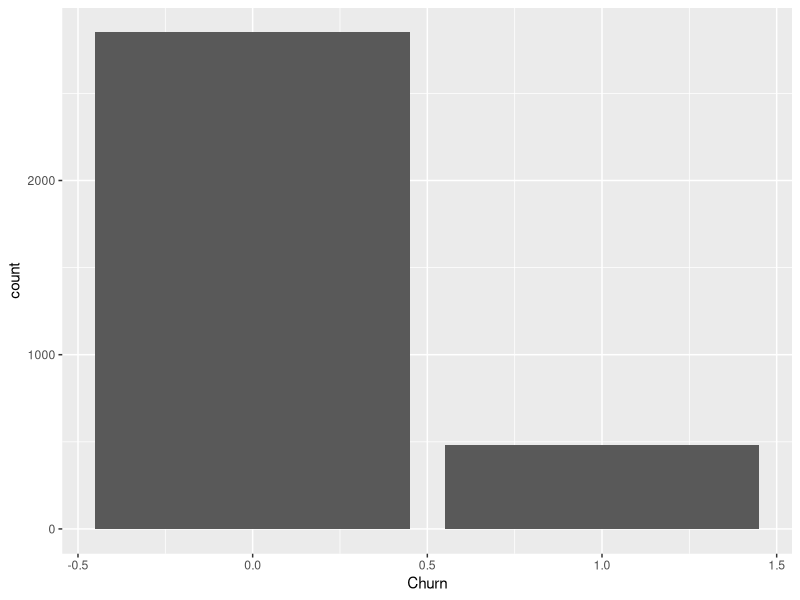
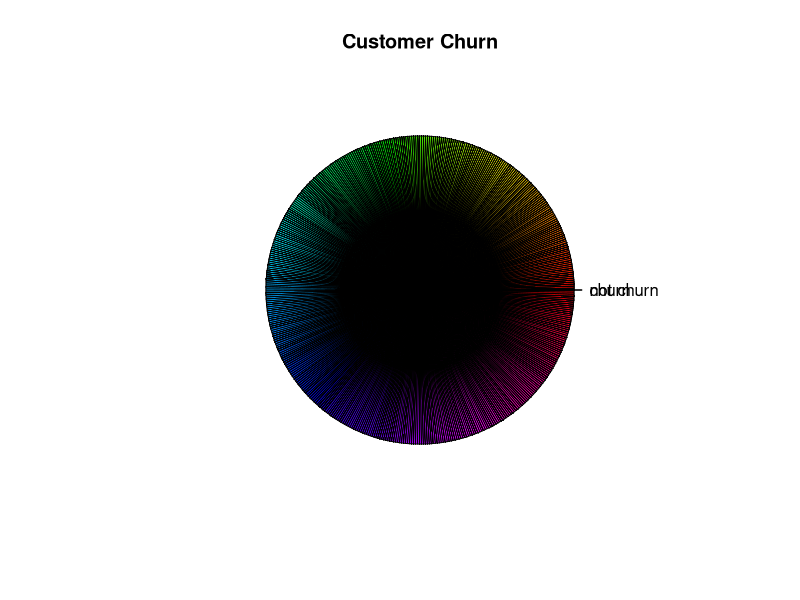
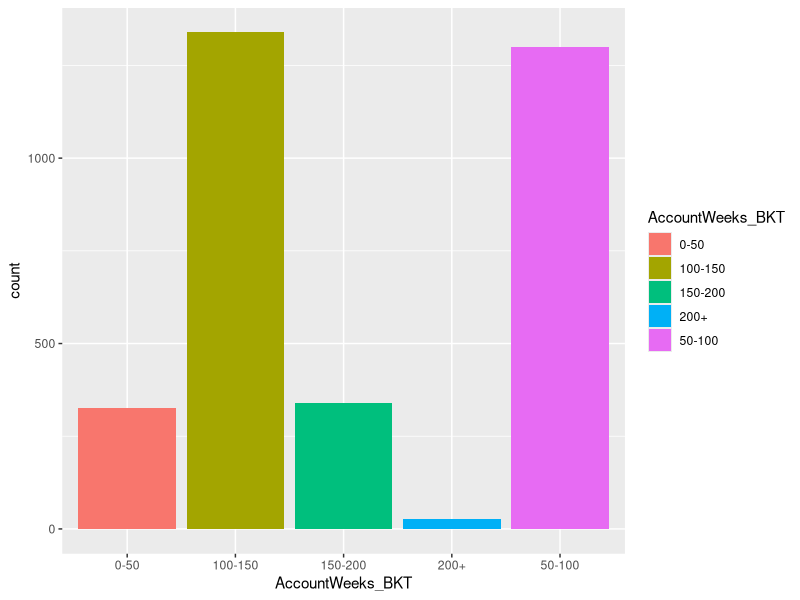
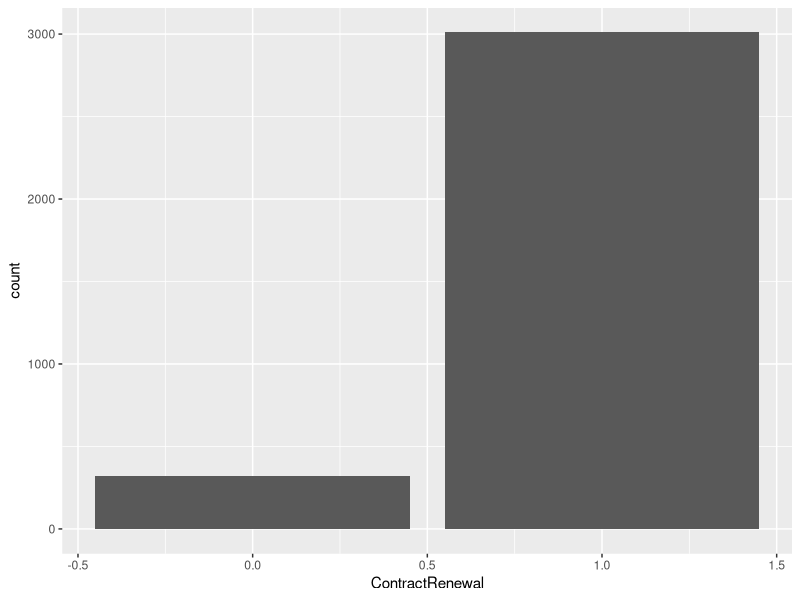
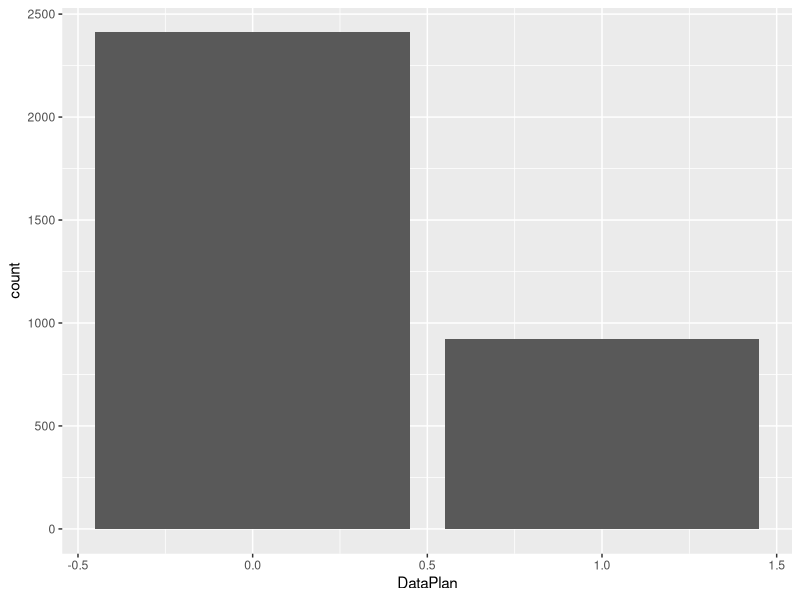
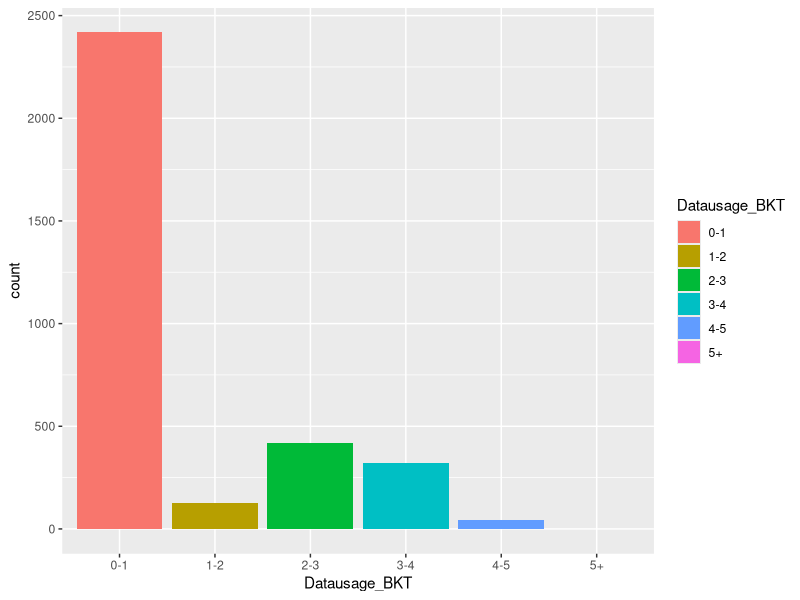
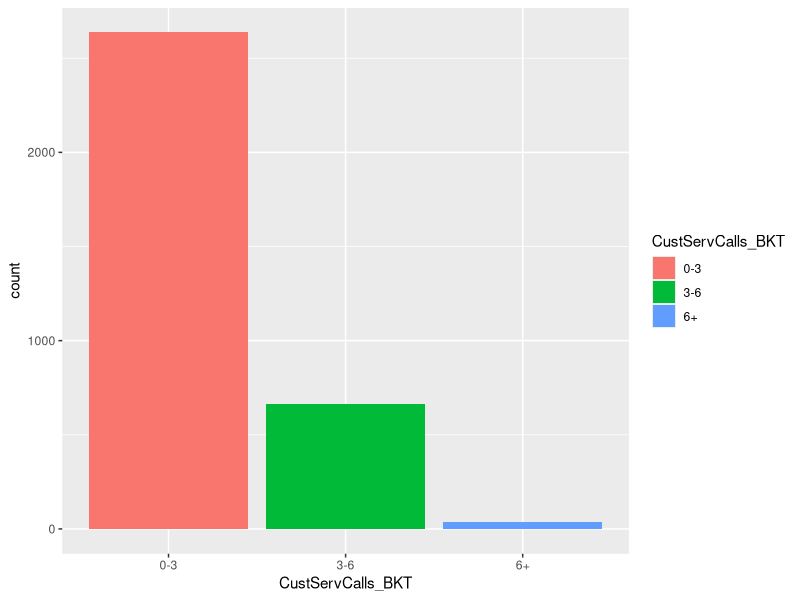
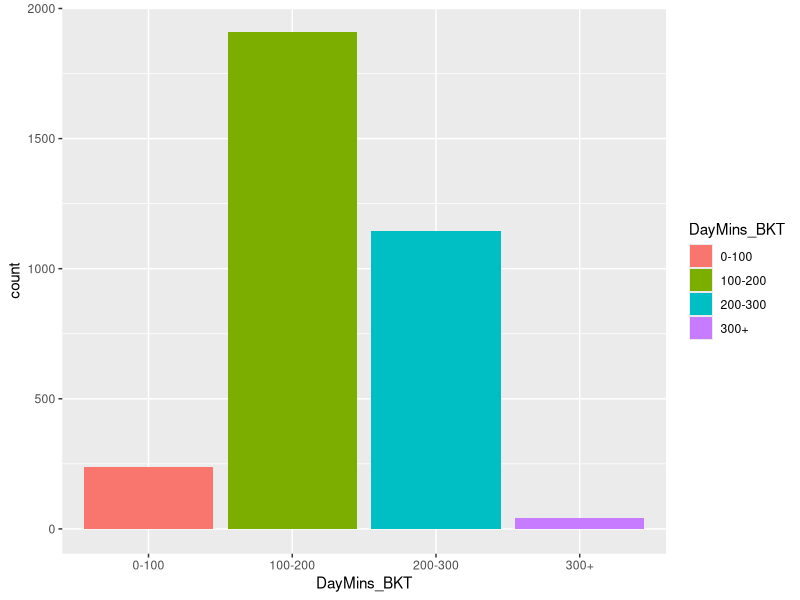

R code for these plots, in order:
## ---- chunk 1
knitr::opts_chunk$set(echo = TRUE)
## ---- chunk 2

#Set working directory

setwd("C:\\BACP\\Module 5 - Predictive Modelling\\customer Churn")
getwd()

#libraries ######
library(knitr)
library(rmarkdown)
library(ggplot2)
library(dplyr)
library("car")
library("caret")
library(ROCR)
#install.packages("pROC")
library("pROC")
  

#read data from excel
CustChurn = read.csv("Cellphone.csv",2)
attach(CustChurn)

##Exploratory data analysis 


#Names of the columns
names(CustChurn)
#total number of rows and columns
dim(CustChurn)
#class of each feature 
str(CustChurn)
#top 6 rows 
head(CustChurn)
#missing value
colSums(is.na(CustChurn))

#univariate analysis 

#Churn
unique(Churn)



lables=c("not churn", "churn")
table(Churn)
summary(Churn)


CustChurn %>% ggplot(aes(x=Churn))+
  geom_bar(aes(fill=Churn))

pie(as.numeric(Churn),lables,col = rainbow(length(Churn)),main="Customer Churn" )

#Accounts active timeperiod

summary(AccountWeeks)
AccountWeeks_BKT = ifelse(AccountWeeks < 50, "0-50",
                          ifelse(AccountWeeks < 100 , "50-100",
                                 ifelse(AccountWeeks < 150, "100-150",
                                        ifelse(AccountWeeks<200,"150-200","200+"
                                               ))))
summary(AccountWeeks_BKT)

CustChurn %>% ggplot(aes(x=AccountWeeks_BKT))+
  geom_bar(aes(fill=AccountWeeks_BKT)) 

#Contracts renewal
summary(ContractRenewal)
unique(ContractRenewal)
table(ContractRenewal)

#converting to factor variable  as contractrenewal has 2 values
#CustChurn$ContractRenewal   =   as.factor(ContractRenewal)


CustChurn %>% ggplot(aes(x=ContractRenewal))+
  geom_bar(aes(fill=ContractRenewal)) 

##Data plan

unique(DataPlan)
table(DataPlan)

#converting to factor variable  as contractrenewal has 2 values
#CustChurn$DataPlan   =   as.factor(DataPlan)

CustChurn %>% ggplot(aes(x=DataPlan))+
  geom_bar(aes(fill=DataPlan)) 

##Data usage
summary(DataUsage)
unique(DataUsage)

Datausage_BKT = ifelse(DataUsage < 1, "0-1",
                          ifelse(DataUsage < 2 , "1-2",
                                 ifelse(DataUsage <3, "2-3",
                                        ifelse(DataUsage  < 4,"3-4",
                                              ifelse(DataUsage  < 5,"4-5",       
                                               "5+"
                                               )))))

CustChurn %>% ggplot(aes(x=Datausage_BKT))+
  geom_bar(aes(fill=Datausage_BKT)) 


##Cust service calls 
summary(CustServCalls)
unique(CustServCalls)
table(CustServCalls)

#CustChurn$CustServCalls   =   as.factor(CustServCalls)

CustServCalls_BKT = ifelse( CustServCalls  < 3, "0-3",
                          ifelse(CustServCalls < 6 , "3-6",
                                    "6+"
                                ))

CustChurn %>% ggplot(aes(x=CustServCalls_BKT))+
  geom_bar(aes(fill=CustServCalls_BKT)) 


##Average mins per day calls
summary(DayMins)
unique(DayMins)

DayMins_BKT = ifelse(DayMins < 100, "0-100",
                          ifelse(DayMins < 200 , "100-200",
                                 ifelse(DayMins <300, "200-300",
                                        "300+"
                                               )))

CustChurn %>% ggplot(aes(x=DayMins_BKT))+
  geom_bar(aes(fill=DayMins_BKT)) 

## number of calls in a day 

summary(DayCalls)
unique(DayCalls)

Daycalls_BKT = ifelse(DayCalls < 50, "0-50",
                          ifelse(DayCalls < 100 , "50-100",
                                 ifelse(DayCalls <150, "100-150",
                                        "150+"
                                               )))


CustChurn %>% ggplot(aes(x=Daycalls_BKT))+
  geom_bar(aes(fill=Daycalls_BKT)) 

## monthly bill
summary(MonthlyCharge)

MonthlyCharge_BKT = ifelse(MonthlyCharge < 50, "0-50",
                          ifelse(MonthlyCharge < 100 , "50-100",
                                 "100+"
                                               ))
CustChurn %>% ggplot(aes(x=MonthlyCharge_BKT))+
  geom_bar(aes(fill=MonthlyCharge_BKT)) 

## overage charges

summary(OverageFee)

OverageFee_BKT = ifelse(OverageFee < 6, "0-6",
                          ifelse(OverageFee < 12 , "6-12",
                                 ifelse(OverageFee < 18 , "12-18",
                                 "18+"
                                    )))
                        
CustChurn %>% ggplot(aes(x=OverageFee_BKT))+
  geom_bar(aes(fill=OverageFee_BKT)) 

ggplot(CustChurn, aes(x=OverageFee)) +
  geom_histogram(binwidth = 5, colour='red' )

## Roaming mins 


summary(RoamMins)




RoamMins_BKT = ifelse(RoamMins < 5,"0-5",
                          ifelse(RoamMins < 10 , "5-10",
                                 ifelse(RoamMins < 15 , "10-15",
                                 "15+"
                                    )))
                        
CustChurn %>% ggplot(aes(x=RoamMins_BKT))+
  geom_bar(aes(fill=RoamMins_BKT)) 

#ggplot(CustChurn, aes(x=RoamMins)) +
 # geom_histogram(binwidth = 4, colour='red' )


### Bi-variate analysis 

##Churn and Accounts week
#ggplot(CustChurn,aes(x=AccountWeeks, fill=Churn))  + geom_bar() +
 # labs(title = "Churn vs ActiveAcconts")

ggplot(CustChurn,aes(x=AccountWeeks, fill=factor(Churn),colour=AccountWeeks))  + geom_bar() +labs(title = "Churn vs Accounts Active weeks ")

#plot(Churn~AccountWeeks)

## Churn and COntract renewal

ggplot(CustChurn,aes(x=ContractRenewal, fill=factor(Churn),colour=ContractRenewal))  + geom_bar() +labs(title = "Churn vs Contract Renewal")

 #  (Churn~ContractRenewal)
## Churn and data plan

ggplot(CustChurn,aes(x=as.factor(DataPlan)  , fill=factor(Churn),colour=DataPlan))  + geom_bar() +labs(title = "Churn vs Data plan")

CustChurn %>%
  group_by(DataPlan,Churn) %>% tally()

## Churn and data usage

plot(Churn ~ DataUsage,CustChurn)

ggplot(CustChurn,aes(x=DataUsage  , fill=factor(Churn),colour=DataUsage))  + geom_bar() +labs(title = "Churn vs Data usage")

#CustChurn %>%
 # group_by(Churn,DataUsage) %>% tally()


## Churn and cust service calls 

ggplot(CustChurn,aes(x=CustServCalls  , fill=factor(Churn),colur=CustServCalls))  + geom_bar() +labs(title = "Churn vs Customer Servc calls")

CustChurn %>%
  group_by(CustServCalls,Churn) %>% tally()
  
## Churn and dat time minutes calls 

ggplot(CustChurn,aes(x=DayMins  , fill=factor(Churn),colour=DayMins))  + geom_bar() +
labs(title = "Churn vs Day time minutes call")

#plot(Churn~DayMins,CustChurn)

#CustChurn %>%
#  group_by(DayMins,Churn) %>% tally()
## Churn and day calls 

ggplot(CustChurn,aes(x=DayCalls  , fill=factor(Churn),colour=DayCalls))  + geom_bar() +labs(title = "Churn vs Day calls")

plot(Churn~DayCalls,CustChurn)

## Churn and monthcharge 

ggplot(CustChurn,aes(x=MonthlyCharge, fill=factor(Churn),colour=MonthlyCharge))  + geom_bar() +labs(title = "Churn vs Overage fees")


#plot(Churn~MonthlyCharge,CustChurn)


## Churn and overage fees 

ggplot(CustChurn,aes(x=OverageFee  , fill=factor(Churn),colour=OverageFee))  + geom_bar() +labs(title = "Churn vs Overage fees")


#plot(Churn~OverageFee,CustChurn)


## Churn and roaming mins

ggplot(CustChurn,aes(x=RoamMins  , fill=factor(Churn),colour=RoamMins))  + geom_bar() +  labs(title = "Churn vs Roaming mins")

## plot for Overage fees and Month charge and Churm

qplot(AccountWeeks,MonthlyCharge,colour=Churn ,data=CustChurn)


#plot(Churn~RoamMins,CustChurn)

## Dividind the data into test and training data set 

set.seed(123)

  ind = sample(2,nrow(CustChurn),replace = TRUE,prob = c(.7,.3))
  dev_sample = CustChurn[ind==1,] 
  test_sample = CustChurn[ind==2,]
  table(CustChurn$Churn )
  table(dev_sample$Churn)
  table(test_sample$Churn)
  
  # Run the logistic model 
  
  
  
  model1 = glm(formula = Churn ~   AccountWeeks + ContractRenewal + DataPlan + DataUsage + CustServCalls + DayMins+DayCalls + MonthlyCharge + OverageFee + RoamMins,family = "binomial" ,data=dev_sample )

  summary(model1)
  vif(model1)
  
  
  #Predict the test sample 
  
  
  pred1 = predict(model1,newdata = test_sample, type = "response")
  
  Churn_pred_num = ifelse(pred1 >.5,1,0)
  churn_pred = factor(Churn_pred_num,levels = c(0,1))   
  churn_act = test_sample$Churn
  
  
   confusionMatrix(churn_pred,as.factor(churn_act))
  #CF$table[1,2]
  
  mean(churn_pred == churn_act)  ##accuracy of 86%%
  
  
  #check  for ROC
  pr = prediction(pred1,test_sample$Churn)
  perf = performance(pr,measure = "tpr",x.measure = "fpr")
  plot(perf) 
  auc(test_sample$Churn,pred1)
  
  
  
  
  #pred2 = predict(model1,newdata = dev_sample, type = "response")
  #Churn_pred_num1 = ifelse(pred2 >.5,1,0)
  #churn_pred1 = factor(Churn_pred_num1,levels = c(0,1))   
  #churn_act1 = dev_sample$Churn
    #confusionMatrix(churn_pred1,churn_act1)
  
  # Run the logistic model by removing Accountweek as its insignificant 
  model2 = glm(formula = Churn ~    ContractRenewal + DataPlan + DataUsage + CustServCalls + DayMins+DayCalls + MonthlyCharge + OverageFee + RoamMins,family = "binomial" ,data=dev_sample )

  summary(model2)  
vif(model2)

 
  
  
pred2 = predict(model2,newdata = test_sample, type = "response")
  
  Churn_pred_num = ifelse(pred2 >.5,1,0)
  churn_pred = factor(Churn_pred_num,levels = c(0,1))   
  churn_act = test_sample$Churn
  
  
   confusionMatrix(churn_pred,as.factor(churn_act))
  #CF$table[1,2]
  
  mean(churn_pred == churn_act)  ##accuracy of 86%%
  
   # checking ROC
  pr = prediction(pred2,test_sample$Churn)
  perf = performance(pr,measure = "tpr",x.measure = "fpr")
  plot(perf) 
  auc(test_sample$Churn,pred2)

  # Run the logistic model by removing Dataplan as its insignific
  model3 = glm(formula = Churn ~    ContractRenewal +  DataUsage + CustServCalls + DayMins+DayCalls + MonthlyCharge + OverageFee + RoamMins,family = "binomial" ,data=dev_sample )

  summary(model3)  
vif(model3)  

pred3 = predict(model3,newdata = test_sample, type = "response")
  
  Churn_pred_num = ifelse(pred3>.5,1,0)
  churn_pred = factor(Churn_pred_num,levels = c(0,1))   
  churn_act = test_sample$Churn
  
  
   confusionMatrix(churn_pred,as.factor(churn_act))
  #CF$table[1,2]
  
  mean(churn_pred == churn_act)  ##accuracy of 86%%
  
  # checking ROC
  pr = prediction(pred3,test_sample$Churn)
  perf = performance(pr,measure = "tpr",x.measure = "fpr")
  plot(perf) 
  auc(test_sample$Churn,pred3)
    
  

  # Run the logistic model by removing Data usage  as its insignific
  model4 = glm(formula = Churn ~    ContractRenewal  + CustServCalls + DayMins+DayCalls + MonthlyCharge + OverageFee + RoamMins,family = "binomial" ,data=dev_sample )

  summary(model4)  
  
  ##calculate VIF for multicolinearity 
    vif(model4)    
  
    pred4 = predict(model4,newdata = test_sample, type = "response")
  
  Churn_pred_num = ifelse(pred4>.5,1,0)
  churn_pred = factor(Churn_pred_num,levels = c(0,1))   
  churn_act = test_sample$Churn
  
  
   confusionMatrix(churn_pred,as.factor(churn_act))
    
    # checking ROC
  pr = prediction(pred4,test_sample$Churn)
  perf = performance(pr,measure = "tpr",x.measure = "fpr")
  plot(perf) 
  auc(test_sample$Churn,pred4)
    
    
    # Run the logistic model by removing day calls  as its insignific
  model5 = glm(formula = Churn ~    ContractRenewal  + CustServCalls + DayMins + MonthlyCharge + OverageFee + RoamMins,family = "binomial" ,data=dev_sample )

  summary(model5)  
  
  ##calculate VIF for multicolinearity 
  
  vif(model5)
  
  
 #checking with proabability of .6  
  pred5 = predict(model5,newdata = test_sample, type = "response")
  
  Churn_pred_num = ifelse(pred5 >.6,1,0)
  churn_pred = factor(Churn_pred_num,levels = c(0,1))   
  churn_act = test_sample$Churn
  confusionMatrix(churn_pred,as.factor(churn_act))
  
  
  
  
  #check for ROC for model fit 
  
  
  pr = prediction(pred5,test_sample$Churn)
  perf = performance(pr,measure = "tpr",x.measure = "fpr")
  plot(perf) 
  auc(test_sample$Churn,pred5)
  
  
  pred5 = predict(model5,newdata = test_sample, type = "response")
  
  Churn_pred_num = ifelse(pred1 > .65,1,0)
  churn_pred = factor(Churn_pred_num,levels = c(0,1))   
  churn_act = test_sample$Churn
  confusionMatrix(churn_pred,as.factor(churn_act))
  
  
  
  #CF$table[1,2]
  
  mean(churn_pred == churn_act)  ##accuracy of 86%%
  

  
## ---- chunk 3
plot(pressure)
